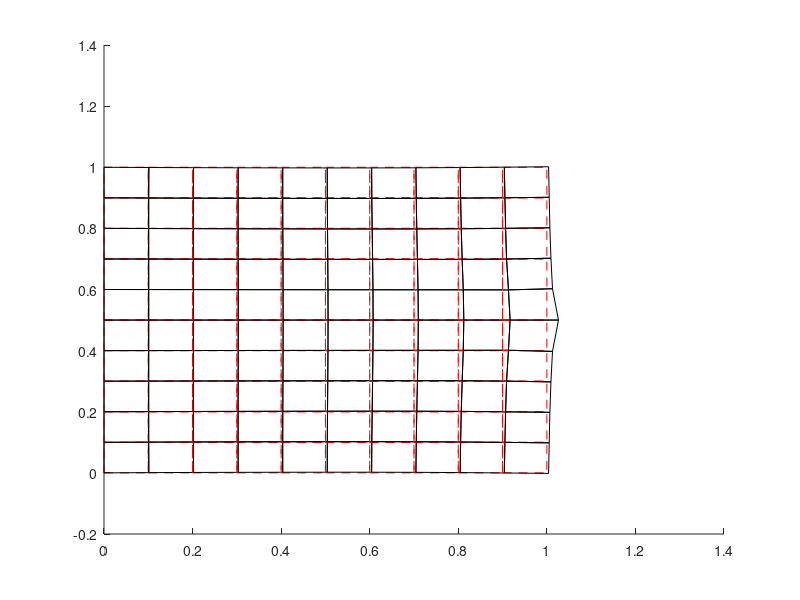

Write the MATLAB code that produced this figure.
% test script for Q4 linear FEM
clc
clear all

DEBUGFLAG__ = 0;
%% Material model (lin Elasticity)
E = 1000; v = 0.3; 
matD_voigt = E/(1-v^2)*[1 v 0;v 1 0; 0 0 (1-v)/2];

%% mesh initialization
lxy = [1 1];
exy = [10 10];
nxy = exy + 1;

totArea = prod(lxy);
nELEM = prod(exy);
nNODE = prod(nxy);

x_list = linspace(0,lxy(1),nxy(1));
y_list = linspace(0,lxy(2),nxy(2));

[x, y] = meshgrid(x_list, y_list); 
NODE = zeros(nNODE,2);
NODE(:,1) = x(:);
NODE(:,2) = y(:);

ELEM = zeros(nELEM,4);
for xx = 1:exy(1)
    for yy = 1:exy(2)
        eid = exy(2)*(xx-1)+ yy;
        ELEM(eid,1) = nxy(2)*(xx-1) + yy;
        ELEM(eid,2) = nxy(2)*(xx) + yy;
        ELEM(eid,3) = nxy(2)*(xx) + yy + 1;
        ELEM(eid,4) = nxy(2)*(xx-1) + yy +1 ;
    end
end

% plot test
if DEBUGFLAG__
    figure(1); clf; 
    hold on 
    for ee = 1:nELEM
        elem_id = ELEM(ee,:);
        plot(NODE(elem_id([1,2,3,4,1]),1),NODE(elem_id([1,2,3,4,1]),2),'r-')
    end
end

%% K matrix generation
nDOF = nNODE * 2; % dpn = 2;
dpe = 8;
K_dense = zeros(nDOF, nDOF);
K_sparse = zeros(nELEM*dpe*dpe,3);

ri = [-1 1 1 -1]/sqrt(3);
si = [-1 -1 1 1]/sqrt(3);
wi = [1 1 1 1];

for ee = 1:nELEM
    elem_id = ELEM(ee,:);
    X = NODE(elem_id,:); % [4x2]
    
    Ke = zeros(dpe,dpe);
    for gg = 1:length(wi)
        r = ri(gg); s = si(gg); w = wi(gg);
        % shape function and its derivative
        Ni   = 0.25*[(1-r)*(1-s) (1+r)*(1-s) (1+r)*(1+s) (1-r)*(1+s)];
        Ni_r = 0.25*[-1*(1-s) +1*(1-s) +1*(1+s) -1*(1+s)];
        Ni_s = 0.25*[-1*(1-r) -1*(1+r) +1*(1+r) +1*(1-r)];
        
        Ni_rs = [Ni_r;Ni_s]; % [2x4]
        matJ = Ni_rs*X;
        % matJ = [Ni_r*X(:,1) Ni_r*X(:,2);Ni_s*X(:,1) Ni_s*X(:,2)];
        detJ = det(matJ);
        
        Ni_XY = inv(matJ)*Ni_rs;
        Ni_X = Ni_XY(1,:); Ni_Y = Ni_XY(2,:);
        
        matB = zeros(3,8);
        matB(1,1:2:end) = Ni_X;
        matB(2,2:2:end) = Ni_Y;
        matB(3,1:2:end) = Ni_Y;
        matB(3,2:2:end) = Ni_X;
        
        wJ = w * detJ;
        
        Ke = Ke + matB'*matD_voigt*matB * wJ;
    end
    dof_id = [elem_id*2-1; elem_id*2];
    dof_id = dof_id(:);
    K_dense(dof_id,dof_id) = K_dense(dof_id,dof_id)+Ke;
end

%% apply BC
%clamped left
BC = zeros(nNODE,2);
xlo = abs(NODE(:,1)) <1e-3;
BC(xlo,:) = 1;
BC_dof = reshape(BC',nDOF,1);
BCid = find(BC_dof);

K_dense(BCid,:) = 0;
K_dense(:,BCid) = 0;
K_dense(BCid,BCid) = eye(length(BCid));

locF = (abs(NODE(:,1) - lxy(1)) < 1e-3) & (abs(NODE(:,2) - lxy(2)/2) < 1e-3);
GF = zeros(nDOF,1);
GF(find(locF)*2-1) = 10; % y direction

%% solve!
u = K_dense\GF;
u2 = reshape(u,2,nNODE)';
NODE_f = NODE + u2;

figure; clf; 
hold on 
for ee = 1:nELEM
    elem_id = ELEM(ee,:);
    plot(NODE(elem_id([1,2,3,4,1]),1),NODE(elem_id([1,2,3,4,1]),2),'r--')
    plot(NODE_f(elem_id([1,2,3,4,1]),1),NODE_f(elem_id([1,2,3,4,1]),2),'k-')
end


